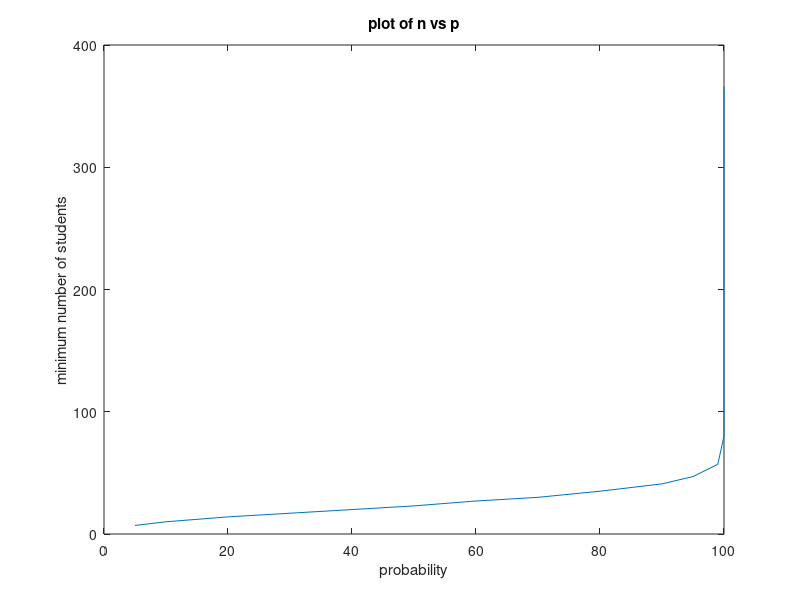

Reproduce this figure in MATLAB.
clear;clc;
p = [5, 10, 15, 20, 30, 40, 50, 60, 70, 80, 90, 95, 99, 99.99, 99.9999, 100];

ans = [1];
ans(1)=[];

for elem = p
    if(p <= 0)
        ans = [ans 0];
        continue;
    end
    n=3;
    frac = (100*365*364)/(365*365);
    to_mult = 363;
    
    while frac > 100-elem
        n = n+1;
        if(to_mult == 0)
            break;
        end
        frac = (frac * to_mult)/365;
        to_mult = to_mult - 1;
    end
    ans = [ans n-1];
end

ans

plot(p, ans);
title('plot of n vs p');
xlabel('probability');
ylabel('minimum number of students');